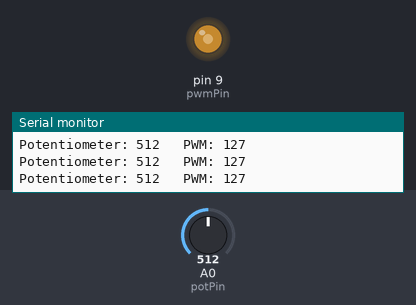
Bench run of a sketch on a simulated Arduino Uno, built with avr-gcc and run on an emulated ATmega328P. On the bench: output pins drawn as LEDs (lit = HIGH), the last lines printed to the serial monitor. The test bench sets the inputs (shaded band); at power-on: A0 (potPin) = 512.

Above: at 1.2 s.
1.3 s: A0 (potPin) set to 11
At 2.5 s:
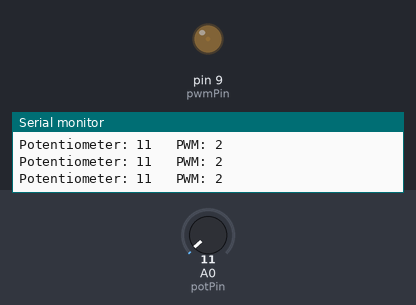
2.8 s: A0 (potPin) set to 8
At 3.3 s:
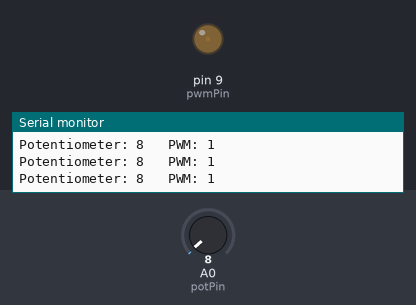
4.3 s: A0 (potPin) set to 716
At 5.0 s:
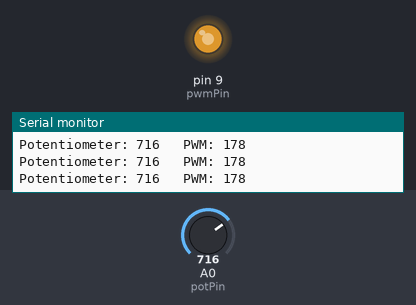
5.8 s: A0 (potPin) set to 0
At 6.2 s:
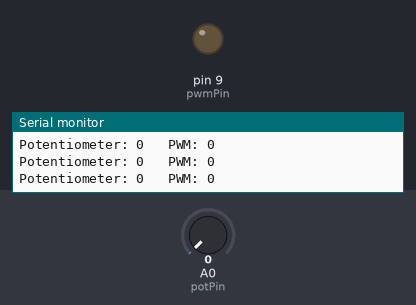
7.3 s: A0 (potPin) set to 993
At 7.9 s:
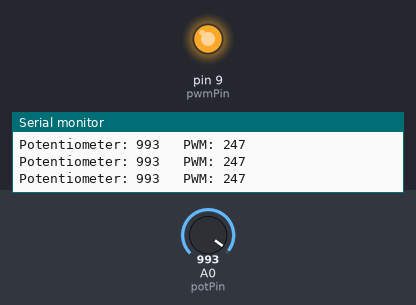
8.8 s: A0 (potPin) set to 1007
At 9.1 s:
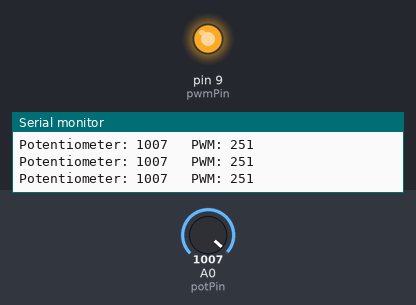
Timing chart, 0 to 11.8 s (numbered marks = the images above; inputs shaded):
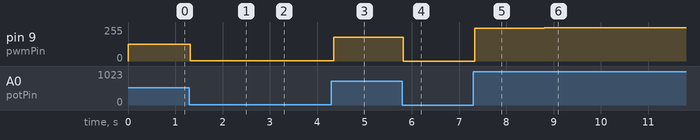

The sketch:

Pot_control.ino
```cpp
int potPin = A0;     // Potentiometer input
int pwmPin = 9;      // PWM output pin
int potValue = 0;    // Raw analog value
int pwmValue = 0;    // Mapped PWM value (0–255)

void setup() {
  Serial.begin(9600);      // Open serial monitor
  pinMode(pwmPin, OUTPUT); // Pin 9 as PWM output
}

void loop() {
  potValue = analogRead(potPin);        // Read 0–1023
  pwmValue = map(potValue, 0, 1023, 0, 255); // Convert to PWM range

  analogWrite(pwmPin, pwmValue);        // Output PWM

  // Print values to Serial Monitor
  Serial.print("Potentiometer: ");
  Serial.print(potValue);
  Serial.print("   PWM: ");
  Serial.println(pwmValue);

  delay(50);
}
```

Measured:
- after the input at 1.3 s, pin 9 (pwmPin): 127/255 → 2/255 at once
- after the input at 2.8 s, pin 9 (pwmPin): 2/255 → 1/255 at once
- after the input at 4.3 s, pin 9 (pwmPin): 1/255 → 178/255 after 0.05 s
- after the input at 5.8 s, pin 9 (pwmPin): 178/255 → 0/255 at once
- after the input at 7.3 s, pin 9 (pwmPin): 0/255 → 247/255 at once
- after the input at 8.8 s, pin 9 (pwmPin): 247/255 → 251/255 at once
